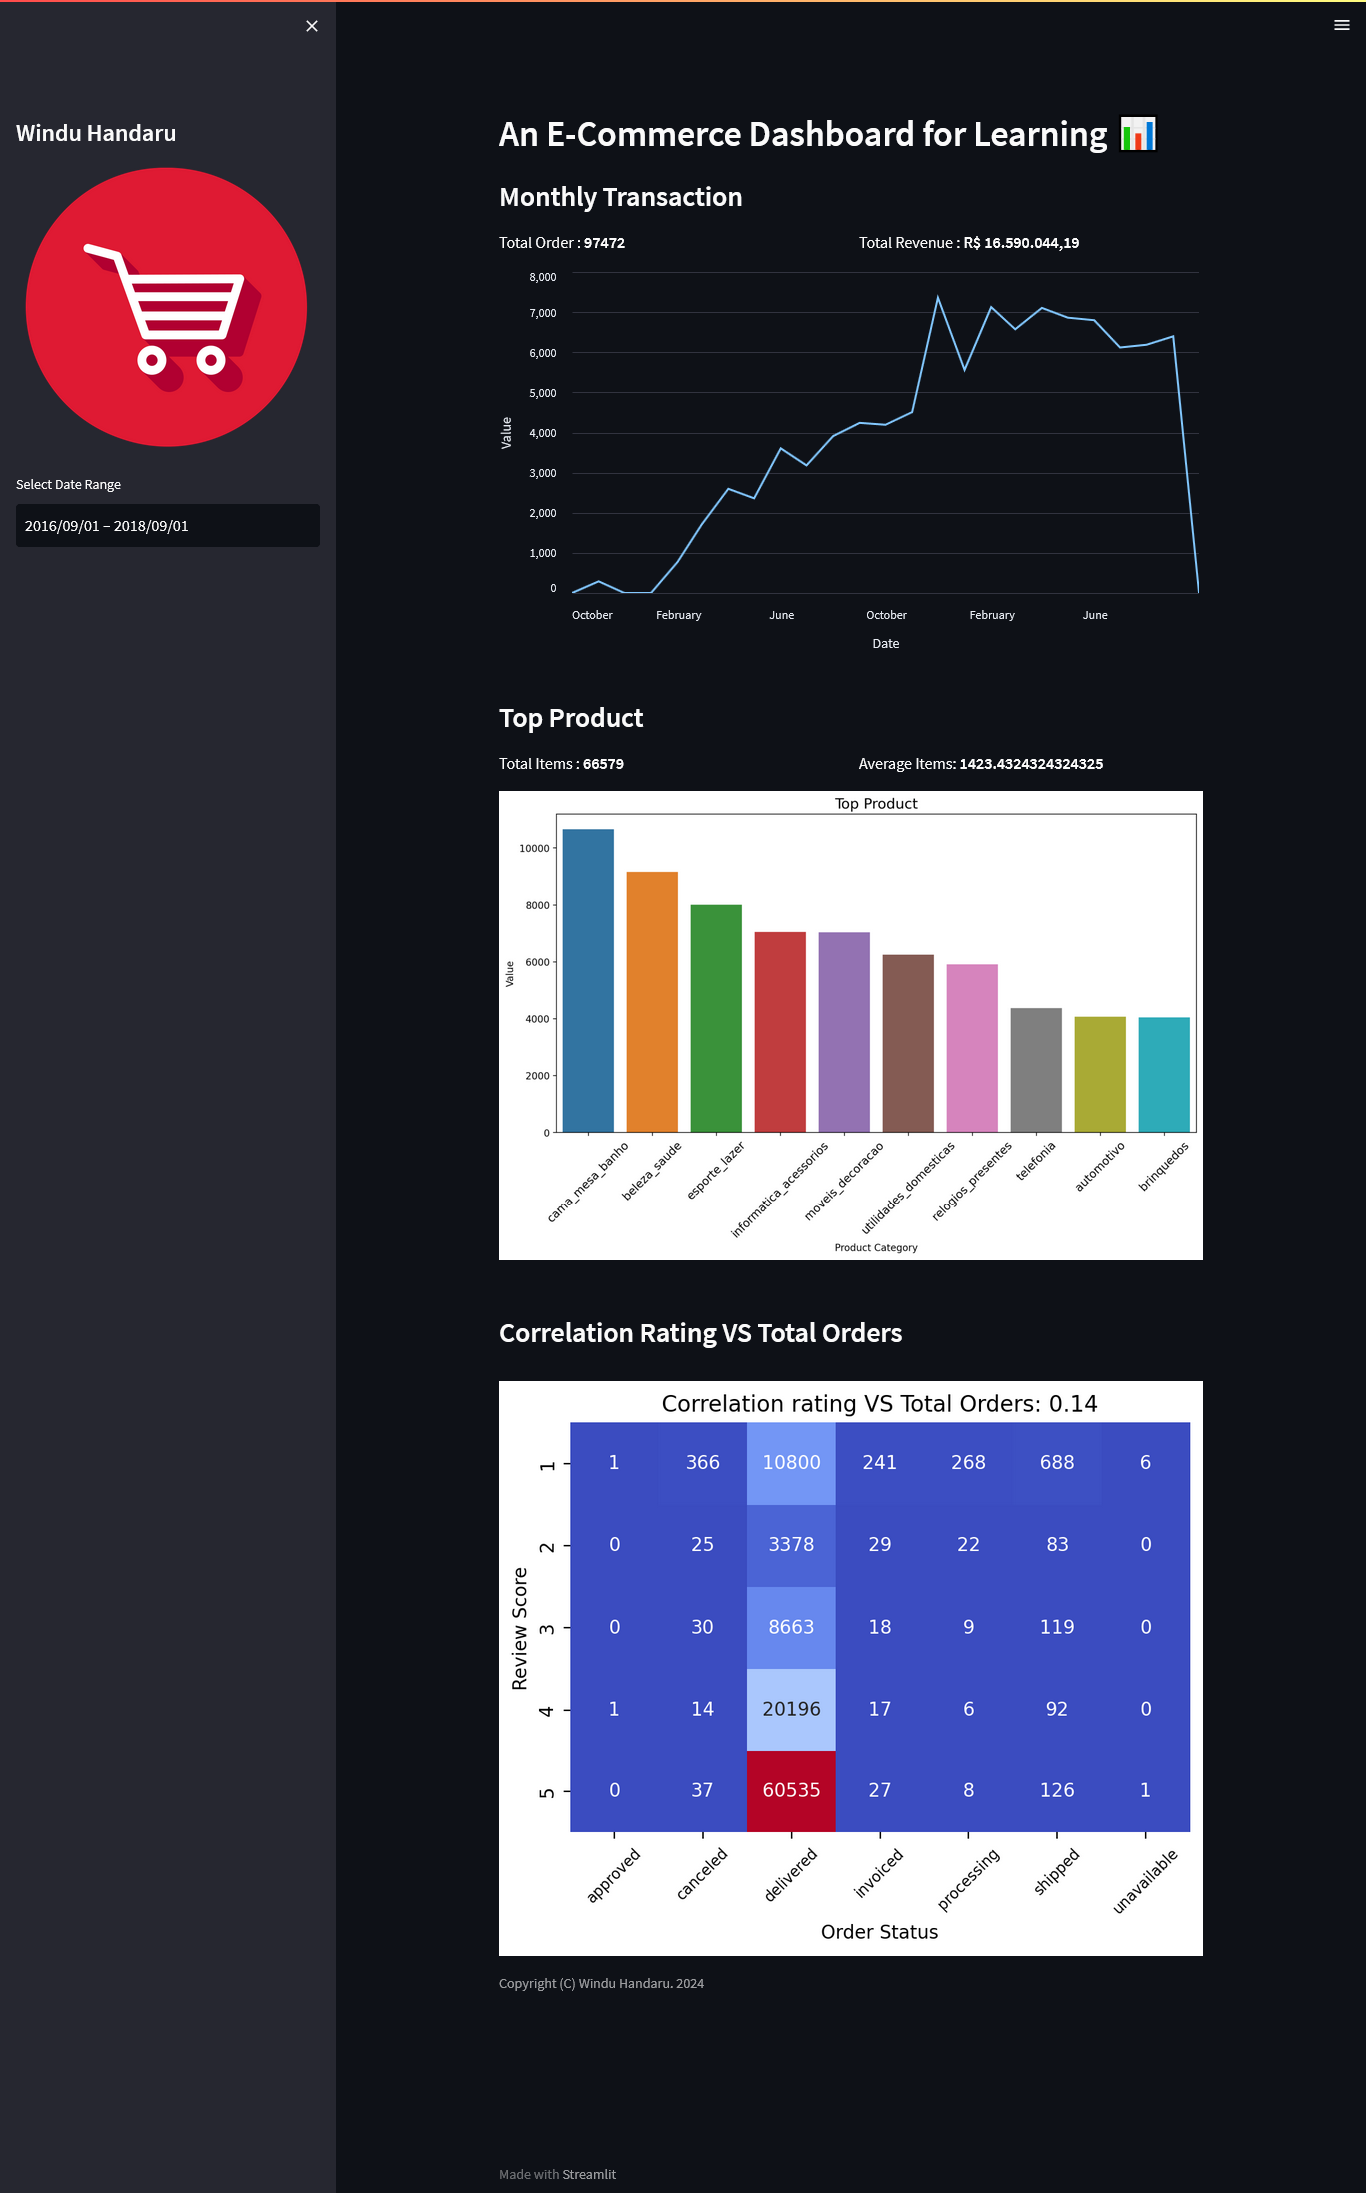

The script that drew this image:
import pandas as pd
import streamlit as st
import altair as alt
import seaborn as sns 
import matplotlib.pyplot as plt
import numpy as np
from scipy.stats import chi2_contingency
from babel.numbers import format_currency

# Build a method
def create_monthly_info(df, start_date, end_date):
    fmt = df[df['order_status'] != 'canceled']
    fmt = fmt[(fmt['order_monthly'] >= start_date) & 
              (fmt['order_monthly'] <= end_date)]
    monthly_orders_df = fmt.set_index('order_monthly').resample(rule='M').agg({
        "order_id": "nunique",
        "payment_value": "sum"
    })
    monthly_orders_df.reset_index(inplace=True)
    monthly_orders_df.rename(columns={
        "order_id": "order_count",
        "payment_value": "revenue"
    }, inplace=True)
    return monthly_orders_df

def create_product_info(df, start_date, end_date):
    ftp = df[df['order_status'] != 'canceled']
    ftp = ftp[(ftp['order_monthly'] >= start_date) & 
              (ftp['order_monthly'] <= end_date)]
    product_df = ftp.set_index('order_monthly').groupby('product_category_name')['product_id'].count().reset_index()
    product_df.rename(columns={
        "product_id" : "product_count"
    }, inplace=True)
    product_df = product_df.sort_values(by='product_count', ascending=False)
    return product_df

def create_correlation_info(df):
    contingency_table = pd.crosstab(df['review_score'], df['order_status'])
    chi2_stat, _, _, _ = chi2_contingency(contingency_table)
    observed_chi2 = chi2_stat / len(df)
    n_rows, n_cols = contingency_table.shape
    cramers_v = np.sqrt(observed_chi2 / min((n_cols - 1), (n_rows - 1)))
    return cramers_v, contingency_table

# Set page configuration
st.set_page_config(
    page_title="E-commerce Dashboard",
    page_icon=":bar_chart:"
)

# Load Dataset
all_df = pd.read_csv("all_data.csv")
all_df['order_monthly'] = pd.to_datetime(all_df['order_monthly'], format='%Y-%m')

# Sidebar
with st.sidebar:
    # Title
    st.title("Windu Handaru")
    # Logo Image
    st.image("stp.png")
    # Date Range
    min_date = all_df['order_monthly'].min()
    max_date = all_df['order_monthly'].max()
    start_date, end_date = st.date_input(
        label="Select Date Range",
        value=[min_date, max_date],
        min_value=min_date,
        max_value=max_date
    )   

start_date = pd.to_datetime(start_date)
end_date = pd.to_datetime(end_date)

# Main
monthly_info = create_monthly_info(all_df, start_date, end_date)
product_info = create_product_info(all_df, start_date, end_date)
cramers_v, contingency_table = create_correlation_info(all_df)

main_df = all_df[(all_df["order_monthly"] >= start_date) & 
                 (all_df["order_monthly"] <= end_date)]

# Title
st.header("An E-Commerce Dashboard for Learning :bar_chart:")

# Monthly Transaction
st.subheader("Monthly Transaction")

filtered_mdf = main_df[main_df['order_status'] != "canceled"]

col1, col2 = st.columns(2)
with col1:
    total_order = filtered_mdf['order_id'].nunique()
    st.markdown(f"Total Order : **{total_order}**")

with col2:
    total_revenue = format_currency(filtered_mdf['payment_value'].sum(), "BRL", locale="pt_BR")
    st.markdown(f"Total Revenue : **{total_revenue}**")

st.altair_chart(alt.Chart(monthly_info).mark_line().encode(
    x=alt.X('order_monthly', title='Date'),
    y=alt.Y('order_count', title='Value'),
    tooltip=['order_monthly', 'order_count']
).properties(
    width=700,
    height=400
).interactive())

# Top Product
st.subheader("Top Product")

col1, col2 = st.columns(2)
with col1:
    total_product = product_info['product_count'].head(10).sum()
    st.markdown(f"Total Items : **{total_product}**")

with col2:
    avg_product = product_info["product_count"].mean()
    st.markdown(f"Average Items: **{avg_product}**")

fig, ax = plt.subplots(figsize=(12, 6))
sns.barplot(x=product_info['product_category_name'].head(10), 
            y=product_info['product_count'].head(10))

plt.title("Top Product", fontsize=15)
plt.xlabel("Product Category")
plt.ylabel("Value")
plt.xticks(rotation=45, fontsize=12)
st.pyplot(fig)

st.write("")
st.write("")

# Correlation Rating VS Total Orders
st.subheader("Correlation Rating VS Total Orders")

st.write("")

plt.figure(figsize=(6, 4))
sns.heatmap(contingency_table, annot=True, fmt="d", cmap="coolwarm", cbar=False)
plt.title(f"Correlation rating VS Total Orders: {cramers_v:.2f}")
plt.xlabel('Order Status')
plt.ylabel('Review Score')
plt.xticks(rotation=45, fontsize=8)
st.pyplot()

st.caption('Copyright (C) Windu Handaru. 2024')
